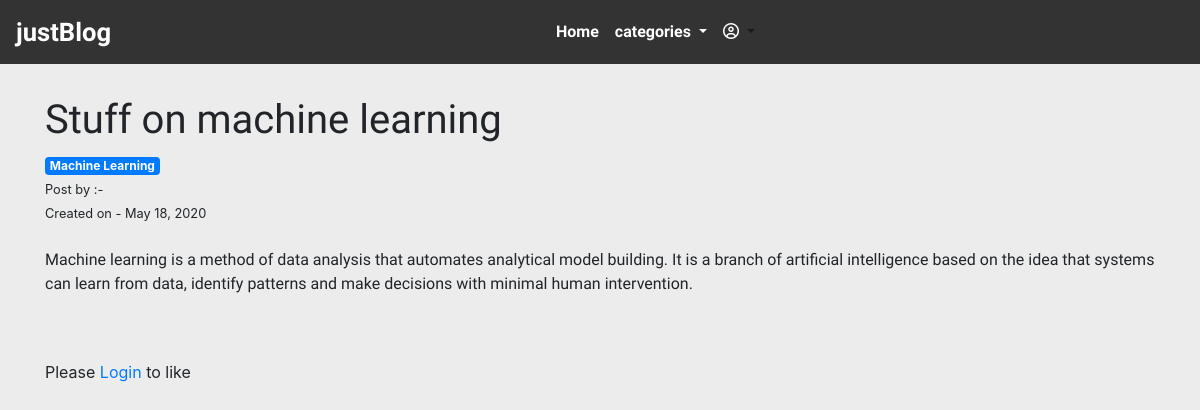
Screenshot of /article/2/ with the database file from the repository.
### theblog/models.py (models this page shows, shortened)
class Post(models.Model):
    title = models.CharField(max_length=255)
    title_tag = models.CharField(max_length=255,default="Blog")
    author = models.ForeignKey(User,on_delete=models.CASCADE)
    body = models.TextField()
    post_date = models.DateField(auto_now_add=True)
    category = models.CharField(max_length=255,default='unknown')
    likes = models.ManyToManyField(User,related_name='blog_post')
    def total_likes(self):
        return self.likes.count()

### theblog/views.py (the view)
# urls.py: path('article/<str:pk>/',ArticleDetailView.as_view(),name='postDetail'),
class ArticleDetailView(DetailView):
    model = Post
    template_name = 'postDetails.html'
    def get_context_data(self,*args,**kwargs):
        cat_menu = Category.objects.all()
        context = super(ArticleDetailView,self).get_context_data(*args,**kwargs)
        stuff = get_object_or_404(Post,id=self.kwargs['pk'])
        total_likes = stuff.total_likes()
        liked = False
        if stuff.likes.filter(id=self.request.user.id).exists():
            liked = True
        context["cat_menu"] = cat_menu
        context["total_likes"] = total_likes
        context["likes"] = liked
        return context

### theblog/models.py (called while the page is built)
    def __str__(self):
        return self.name

### theblog/templates/postDetails.html (shortened to what this page needs)
{% extends 'base.html' %}
{%block content%}
<br><br>
<div class="container mt-5">
    <h1 style="text-decoration: none;font-family: Comfortaa;">{{post.title}}</h1><span
        class="badge badge-primary">{{post.title_tag}}</span> <br>
    <small>Post by :- <span style="font-family: Lemonada;">{{user.first_name}} &nbsp;{{user.last_name}} </span>
    </small><br>
    <small>Created on - {{post.post_date}}</small><br>
    <br>
    <p style="font-family: Muli;">{{post.body | safe}}</p> <br><br>
    <form action="{% url 'like_post' post.pk %}" method="post">
        {% if user.is_authenticated %}
    {% if liked %}
            <button type="submit" name="post_id" value="{{post.id}}"
            class="btn-small btn btn-info">{{total_likes}} Unlike
            </button>
    {% else %}
            <button type="submit" name="post_id" value="{{post.id}}"
            class="btn-small btn btn-success">{{total_likes}} Like
            </button>
    {% endif %}
        {%else%}
        <p>Please <a href="{% url 'login' %}">Login</a> to like</p>
        {%endif%}
    </form>
</div> <br><br>
<br><br><br>
{%endblock%}

### rows the page displays
Post: title "Stuff on machine learning", title_tag "Machine Learning", post_date "May 18, 2020", body "Machine learning is a method of data analysis that automates analytical model building. It is a branch of artificial intelligence based on the idea that systems can learn from data, identify patterns and make decisions with minimal human intervention."
